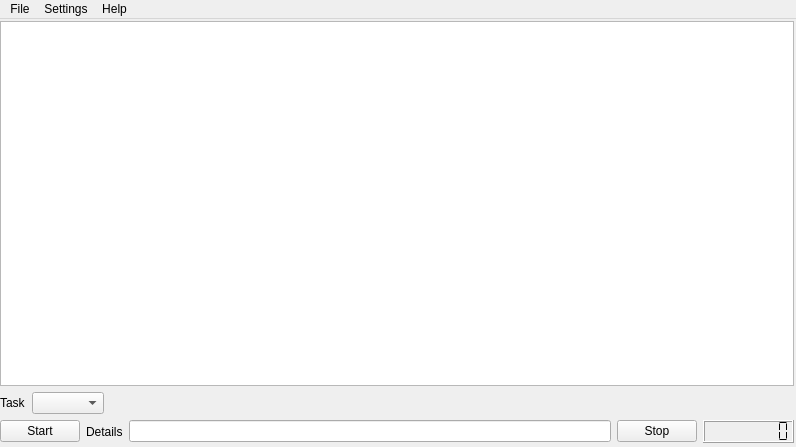
<?xml version="1.0" encoding="UTF-8"?>
<ui version="4.0">
 <class>whch</class>
 <widget class="QMainWindow" name="whch">
  <property name="windowModality">
   <enum>Qt::WindowModal</enum>
  </property>
  <property name="geometry">
   <rect>
    <x>0</x>
    <y>0</y>
    <width>796</width>
    <height>447</height>
   </rect>
  </property>
  <property name="focusPolicy">
   <enum>Qt::TabFocus</enum>
  </property>
  <property name="windowTitle">
   <string>WHCH (Working Hours Counter for Humans)</string>
  </property>
  <widget class="QWidget" name="centralWidget">
   <layout class="QHBoxLayout" name="horizontalLayout">
    <property name="spacing">
     <number>2</number>
    </property>
    <property name="leftMargin">
     <number>0</number>
    </property>
    <property name="topMargin">
     <number>2</number>
    </property>
    <property name="rightMargin">
     <number>2</number>
    </property>
    <property name="bottomMargin">
     <number>2</number>
    </property>
    <item>
     <widget class="QStackedWidget" name="stackedWidget">
      <property name="currentIndex">
       <number>0</number>
      </property>
      <widget class="QWidget" name="page">
       <layout class="QHBoxLayout" name="horizontalLayout_7">
        <property name="spacing">
         <number>0</number>
        </property>
        <property name="margin">
         <number>0</number>
        </property>
        <item>
         <widget class="QWidget" name="widget" native="true">
          <layout class="QHBoxLayout" name="horizontalLayout_5">
           <property name="sizeConstraint">
            <enum>QLayout::SetMaximumSize</enum>
           </property>
           <property name="margin">
            <number>0</number>
           </property>
           <item>
            <layout class="QVBoxLayout" name="verticalLayout">
             <item>
              <widget class="QTableView" name="tableView">
               <property name="frameShape">
                <enum>QFrame::StyledPanel</enum>
               </property>
               <property name="frameShadow">
                <enum>QFrame::Plain</enum>
               </property>
               <property name="lineWidth">
                <number>0</number>
               </property>
               <property name="autoScroll">
                <bool>true</bool>
               </property>
               <property name="alternatingRowColors">
                <bool>true</bool>
               </property>
               <property name="gridStyle">
                <enum>Qt::SolidLine</enum>
               </property>
               <property name="sortingEnabled">
                <bool>false</bool>
               </property>
               <attribute name="horizontalHeaderShowSortIndicator" stdset="0">
                <bool>false</bool>
               </attribute>
               <attribute name="horizontalHeaderStretchLastSection">
                <bool>true</bool>
               </attribute>
               <attribute name="verticalHeaderShowSortIndicator" stdset="0">
                <bool>false</bool>
               </attribute>
              </widget>
             </item>
             <item>
              <layout class="QHBoxLayout" name="horizontalLayout_2">
               <property name="leftMargin">
                <number>0</number>
               </property>
               <property name="topMargin">
                <number>0</number>
               </property>
               <property name="bottomMargin">
                <number>0</number>
               </property>
               <item>
                <widget class="QLabel" name="label_4">
                 <property name="text">
                  <string>Task</string>
                 </property>
                </widget>
               </item>
               <item>
                <widget class="QComboBox" name="comboBox">
                 <property name="sizeAdjustPolicy">
                  <enum>QComboBox::AdjustToContents</enum>
                 </property>
                </widget>
               </item>
               <item>
                <spacer name="horizontalSpacer_2">
                 <property name="orientation">
                  <enum>Qt::Horizontal</enum>
                 </property>
                 <property name="sizeHint" stdset="0">
                  <size>
                   <width>40</width>
                   <height>20</height>
                  </size>
                 </property>
                </spacer>
               </item>
              </layout>
             </item>
             <item>
              <layout class="QHBoxLayout" name="horizontalLayout_4">
               <property name="spacing">
                <number>6</number>
               </property>
               <property name="leftMargin">
                <number>0</number>
               </property>
               <property name="rightMargin">
                <number>0</number>
               </property>
               <property name="bottomMargin">
                <number>2</number>
               </property>
               <item>
                <widget class="QPushButton" name="StartButton">
                 <property name="text">
                  <string>Start</string>
                 </property>
                 <property name="icon">
                  <iconset>
                   <activeon>:/data/ui/images/process_start.png</activeon>
                  </iconset>
                 </property>
                 <property name="iconSize">
                  <size>
                   <width>32</width>
                   <height>32</height>
                  </size>
                 </property>
                </widget>
               </item>
               <item>
                <widget class="QLabel" name="label_3">
                 <property name="text">
                  <string>Details</string>
                 </property>
                </widget>
               </item>
               <item>
                <widget class="QLineEdit" name="lineEdit">
                 <property name="text">
                  <string/>
                 </property>
                </widget>
               </item>
               <item>
                <widget class="QPushButton" name="StopButton">
                 <property name="text">
                  <string>Stop</string>
                 </property>
                 <property name="icon">
                  <iconset>
                   <activeon>:/data/ui/images/process_stop.png</activeon>
                  </iconset>
                 </property>
                 <property name="iconSize">
                  <size>
                   <width>32</width>
                   <height>32</height>
                  </size>
                 </property>
                </widget>
               </item>
               <item>
                <widget class="QLCDNumber" name="lcdNumber">
                 <property name="numDigits">
                  <number>8</number>
                 </property>
                 <property name="segmentStyle">
                  <enum>QLCDNumber::Flat</enum>
                 </property>
                </widget>
               </item>
              </layout>
             </item>
            </layout>
           </item>
          </layout>
         </widget>
        </item>
       </layout>
      </widget>
      <widget class="QWidget" name="page_2">
       <layout class="QHBoxLayout" name="horizontalLayout_3">
        <property name="spacing">
         <number>0</number>
        </property>
        <property name="margin">
         <number>0</number>
        </property>
        <item>
         <widget class="QWidget" name="widget_2" native="true">
          <layout class="QHBoxLayout" name="horizontalLayout_6">
           <property name="spacing">
            <number>3</number>
           </property>
           <property name="margin">
            <number>2</number>
           </property>
           <item>
            <widget class="QSplitter" name="splitter">
             <property name="orientation">
              <enum>Qt::Horizontal</enum>
             </property>
             <widget class="QTreeView" name="treeView"/>
             <widget class="QTableView" name="tableView_2">
              <property name="alternatingRowColors">
               <bool>true</bool>
              </property>
              <attribute name="horizontalHeaderStretchLastSection">
               <bool>true</bool>
              </attribute>
              <attribute name="verticalHeaderStretchLastSection">
               <bool>false</bool>
              </attribute>
             </widget>
            </widget>
           </item>
          </layout>
         </widget>
        </item>
       </layout>
      </widget>
     </widget>
    </item>
   </layout>
  </widget>
  <widget class="QMenuBar" name="menuBar">
   <property name="geometry">
    <rect>
     <x>0</x>
     <y>0</y>
     <width>796</width>
     <height>25</height>
    </rect>
   </property>
   <widget class="QMenu" name="menuSettings">
    <property name="title">
     <string>Settings</string>
    </property>
    <addaction name="actionTasks"/>
    <addaction name="actionHistory_View"/>
   </widget>
   <widget class="QMenu" name="menuHelp">
    <property name="title">
     <string>Help</string>
    </property>
    <addaction name="actionAbout_whch"/>
   </widget>
   <widget class="QMenu" name="menuFile">
    <property name="title">
     <string>File</string>
    </property>
    <addaction name="actionExport_to_wiki_format"/>
    <addaction name="separator"/>
    <addaction name="actionQuit"/>
   </widget>
   <addaction name="menuFile"/>
   <addaction name="menuSettings"/>
   <addaction name="menuHelp"/>
  </widget>
  <action name="actionQuit">
   <property name="text">
    <string>Quit</string>
   </property>
  </action>
  <action name="actionTasks">
   <property name="text">
    <string>Clients and Tasks</string>
   </property>
  </action>
  <action name="actionAbout_whch">
   <property name="text">
    <string>About whch</string>
   </property>
  </action>
  <action name="actionExport_to_wiki_format">
   <property name="text">
    <string>Export to Medawiki Format ...</string>
   </property>
  </action>
  <action name="actionPreferences">
   <property name="text">
    <string>Preferences</string>
   </property>
  </action>
  <action name="action">
   <property name="checkable">
    <bool>true</bool>
   </property>
   <property name="text">
    <string>History View</string>
   </property>
  </action>
  <action name="actionHistory_View">
   <property name="checkable">
    <bool>true</bool>
   </property>
   <property name="text">
    <string>History View</string>
   </property>
  </action>
 </widget>
 <layoutdefault spacing="6" margin="11"/>
 <tabstops>
  <tabstop>comboBox</tabstop>
 </tabstops>
 <resources/>
 <connections/>
</ui>
